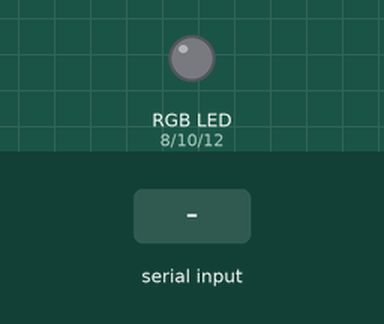
Recording of a sketch running on a simulated Arduino Uno, built with avr-gcc and run on an emulated ATmega328P. Parts: an RGB LED mixed from three pins (HIGH = lit). The test bench sets the inputs (shaded band). Dim RGB values are drawn brighter than linear.

Above: at 1.2 s.
1.3 s: "90,45,200\n" received over Serial
At 1.6 s:
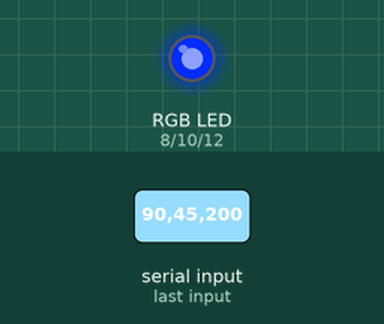
2.8 s: "30,150,10\n" received over Serial
At 3.9 s:
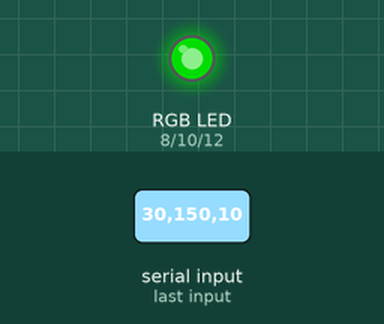
4.3 s: "90,45\n" received over Serial
At 5.0 s:
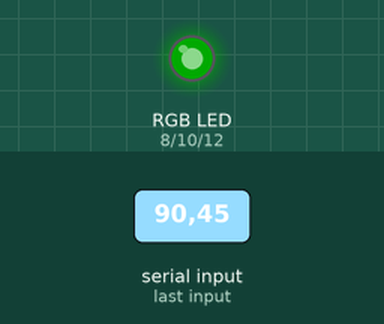
5.8 s: "90\n" received over Serial
At 6.2 s:
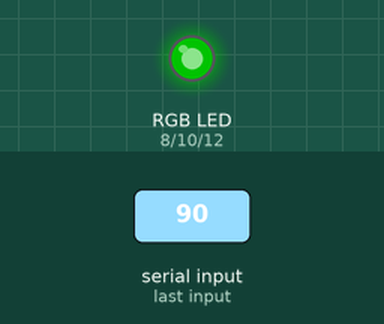
7.3 s: "200\n" received over Serial
At 8.5 s:
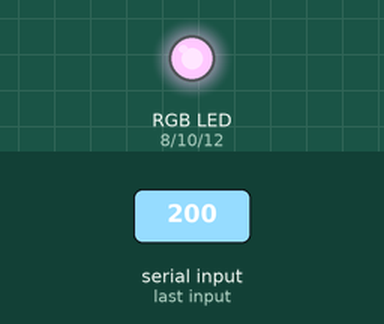
8.8 s: "30,150\n" received over Serial
At 9.6 s:
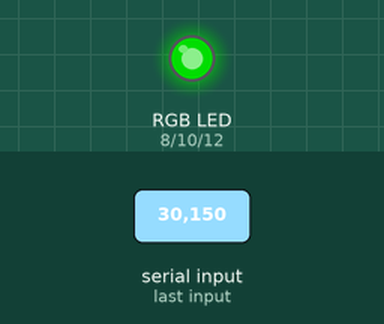
Timing chart, 0 to 11.3 s (numbered marks = the images above; inputs shaded):
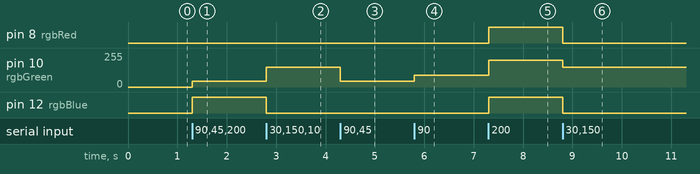

Measured:
- after the input at 1.3 s, pin 10 (rgbGreen): 0/255 → 45/255 at once; pin 12 (rgbBlue): LOW → HIGH at once
- after the input at 2.8 s, pin 10 (rgbGreen): 45/255 → 150/255 at once; pin 12 (rgbBlue): HIGH → LOW at once
- after the input at 4.3 s, pin 10 (rgbGreen): 150/255 → 45/255 at once
- after the input at 5.8 s, pin 10 (rgbGreen): 45/255 → 90/255 at once
- after the input at 7.3 s, pin 8 (rgbRed), pin 12 (rgbBlue): LOW → HIGH at once; pin 10 (rgbGreen): 90/255 → 200/255 at once
- after the input at 8.8 s, pin 8 (rgbRed), pin 12 (rgbBlue): HIGH → LOW at once; pin 10 (rgbGreen): 200/255 → 150/255 at once

The sketch:

exercise7_ascii_encoded_string.ino
```cpp
// libraries for reading comma delimited string
// pins for components
int rgbRed = 8;
int rgbGreen = 10;
int rgbBlue = 12;

void setup() {
  // put your setup code here, to run once:
  pinMode(rgbRed,OUTPUT);
  pinMode(rgbGreen,OUTPUT);
  pinMode(rgbBlue,OUTPUT);
  Serial.begin(115200);
}

void loop() {
  if (Serial.available()){
      String myString = Serial.readStringUntil('\n');
      int commaIndex = myString.indexOf(',');
      //  Search for the next comma just after the first
      int secondCommaIndex = myString.indexOf(',', commaIndex + 1);
      String firstValue = myString.substring(0, commaIndex);
      String secondValue = myString.substring(commaIndex + 1, secondCommaIndex);
      String thirdValue = myString.substring(secondCommaIndex + 1); // To the end of the string
      int r = firstValue.toInt();
      int g = secondValue.toInt();
      int b = thirdValue.toInt();

      analogWrite(rgbRed, r);
      analogWrite(rgbGreen, g);
      analogWrite(rgbBlue, b);


  }
}
```
